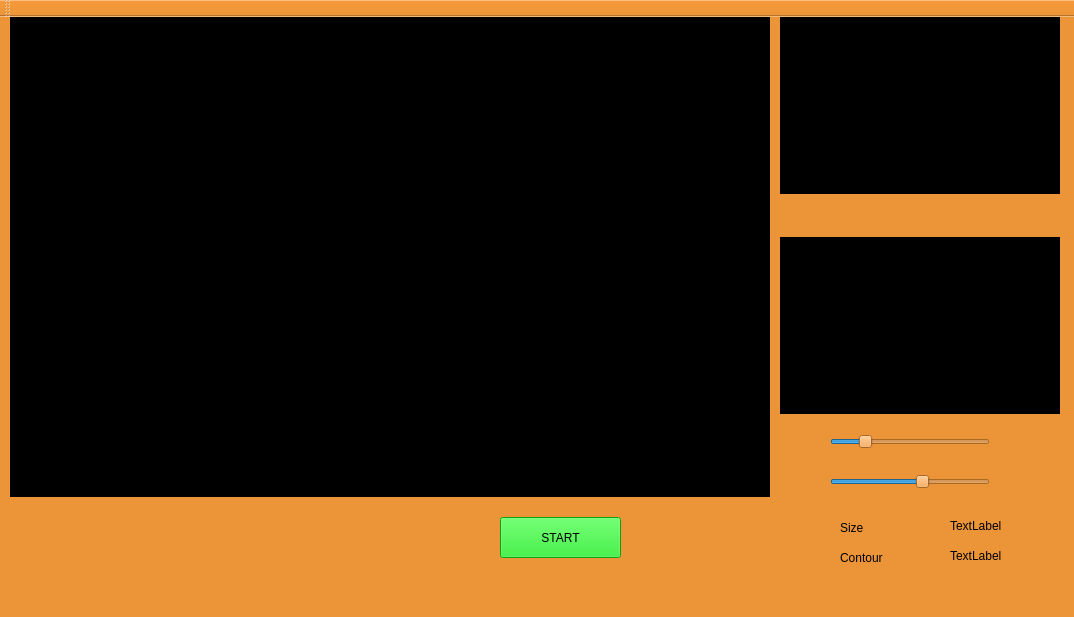
<?xml version="1.0" encoding="UTF-8"?>
<ui version="4.0">
 <class>MainWindow</class>
 <widget class="QMainWindow" name="MainWindow">
  <property name="geometry">
   <rect>
    <x>0</x>
    <y>0</y>
    <width>1074</width>
    <height>617</height>
   </rect>
  </property>
  <property name="windowTitle">
   <string>MainWindow</string>
  </property>
  <property name="styleSheet">
   <string notr="true">background-color: rgb(236, 148, 56);</string>
  </property>
  <widget class="QWidget" name="centralWidget">
   <widget class="QLabel" name="label">
    <property name="geometry">
     <rect>
      <x>10</x>
      <y>0</y>
      <width>760</width>
      <height>480</height>
     </rect>
    </property>
    <property name="styleSheet">
     <string notr="true">background-color: rgb(0, 0, 0);</string>
    </property>
    <property name="text">
     <string>TextLabel</string>
    </property>
   </widget>
   <widget class="QLabel" name="label_2">
    <property name="geometry">
     <rect>
      <x>780</x>
      <y>0</y>
      <width>280</width>
      <height>177</height>
     </rect>
    </property>
    <property name="styleSheet">
     <string notr="true">background-color: rgb(0, 0, 0);</string>
    </property>
    <property name="text">
     <string>TextLabel</string>
    </property>
   </widget>
   <widget class="QLabel" name="label_3">
    <property name="geometry">
     <rect>
      <x>780</x>
      <y>220</y>
      <width>280</width>
      <height>177</height>
     </rect>
    </property>
    <property name="styleSheet">
     <string notr="true">background-color: rgb(0, 0, 0);</string>
    </property>
    <property name="text">
     <string>TextLabel</string>
    </property>
   </widget>
   <widget class="QPushButton" name="pushButton">
    <property name="geometry">
     <rect>
      <x>500</x>
      <y>500</y>
      <width>121</width>
      <height>41</height>
     </rect>
    </property>
    <property name="styleSheet">
     <string notr="true">background-color: rgb(19, 224, 25);</string>
    </property>
    <property name="text">
     <string>START</string>
    </property>
   </widget>
   <widget class="QLabel" name="label_4">
    <property name="geometry">
     <rect>
      <x>950</x>
      <y>530</y>
      <width>67</width>
      <height>17</height>
     </rect>
    </property>
    <property name="text">
     <string>TextLabel</string>
    </property>
   </widget>
   <widget class="QSlider" name="horizontalSlider">
    <property name="geometry">
     <rect>
      <x>830</x>
      <y>410</y>
      <width>160</width>
      <height>29</height>
     </rect>
    </property>
    <property name="maximum">
     <number>255</number>
    </property>
    <property name="value">
     <number>50</number>
    </property>
    <property name="orientation">
     <enum>Qt::Horizontal</enum>
    </property>
   </widget>
   <widget class="QSlider" name="horizontalSlider_2">
    <property name="geometry">
     <rect>
      <x>830</x>
      <y>450</y>
      <width>160</width>
      <height>29</height>
     </rect>
    </property>
    <property name="maximum">
     <number>255</number>
    </property>
    <property name="value">
     <number>150</number>
    </property>
    <property name="orientation">
     <enum>Qt::Horizontal</enum>
    </property>
   </widget>
   <widget class="QLabel" name="label_5">
    <property name="geometry">
     <rect>
      <x>840</x>
      <y>530</y>
      <width>91</width>
      <height>21</height>
     </rect>
    </property>
    <property name="text">
     <string>Contour</string>
    </property>
   </widget>
   <widget class="QLabel" name="label_6">
    <property name="geometry">
     <rect>
      <x>840</x>
      <y>500</y>
      <width>91</width>
      <height>21</height>
     </rect>
    </property>
    <property name="text">
     <string>Size</string>
    </property>
   </widget>
   <widget class="QLabel" name="size">
    <property name="geometry">
     <rect>
      <x>950</x>
      <y>500</y>
      <width>67</width>
      <height>17</height>
     </rect>
    </property>
    <property name="text">
     <string>TextLabel</string>
    </property>
   </widget>
  </widget>
  <widget class="QMenuBar" name="menuBar">
   <property name="geometry">
    <rect>
     <x>0</x>
     <y>0</y>
     <width>1074</width>
     <height>25</height>
    </rect>
   </property>
  </widget>
  <widget class="QToolBar" name="mainToolBar">
   <attribute name="toolBarArea">
    <enum>TopToolBarArea</enum>
   </attribute>
   <attribute name="toolBarBreak">
    <bool>false</bool>
   </attribute>
  </widget>
  <widget class="QStatusBar" name="statusBar"/>
 </widget>
 <layoutdefault spacing="6" margin="11"/>
 <resources/>
 <connections/>
</ui>
